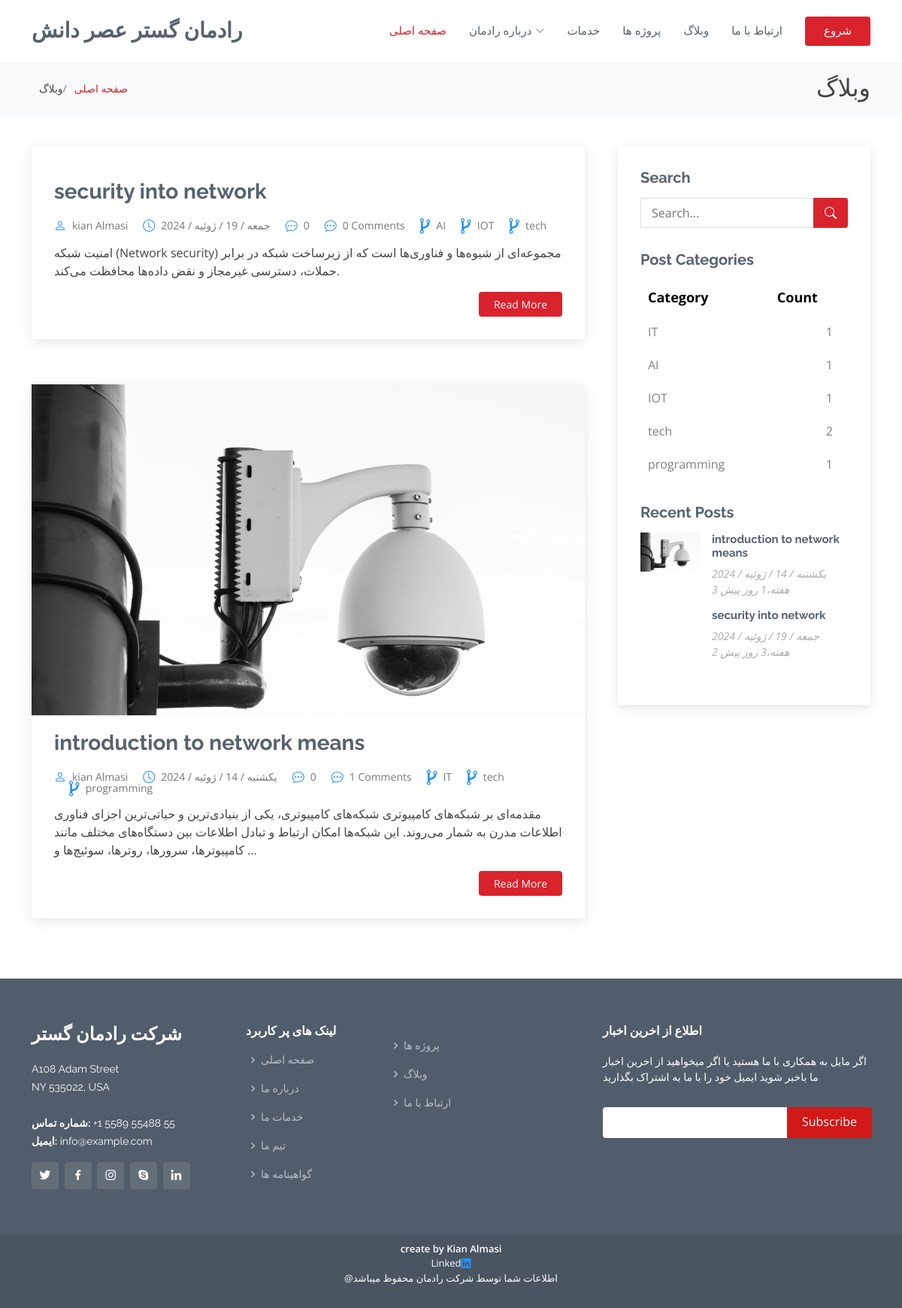
The app's page /blog/search/ with its own data.
### weblog/models.py (models this page shows, shortened)
class Post(models.Model):
    image=models.ImageField(upload_to="weblog/",default="weblog/image_file/p2.jpg")
    image_single_blog=models.ImageField(upload_to="weblog/",default="weblog/image_file/p2.jpg")
    title=models.CharField(max_length=255)
    content= models.TextField()
    tag=TaggableManager()
    category=models.ManyToManyField(Category)
    author=models.ForeignKey(User,on_delete=models.SET_NULL,null=True)
    counted_view=models.IntegerField(default=0)
    status=models.BooleanField(default=False)
    writer_image=models.ImageField(upload_to="weblog/",default="weblog/image_file/p2.jpg")
    writer_linkedin_account=models.URLField(default="https://www.linkedin.com/in/kian-almasi-0a4016256/")
    writer_summary=models.TextField()
    published_date=models.DateTimeField(default=timezone.now)
    created_date=models.DateTimeField(auto_now_add=True)
    updated_date=models.DateTimeField(auto_now=True)
    class Meta:
        ordering = ["-created_date", "updated_date"]

class Category(models.Model):
    name=models.CharField(max_length=255)
    def __str__(self):
        return self.name

### weblog/views.py (the view)
# urls.py: path('search/',blog_search, name='search')
def blog_search(request):
    posts = Post.objects.filter(status=1)
    if request.method == 'GET':
        s = request.GET.get('s')
        if s:
            posts = posts.filter(content__icontains=s)
    context = {'posts': posts}
    return render(request, 'blog/blog.html', context)

### weblog/templatetags/blog_tags.py (called while the page is built)
@register.inclusion_tag("blog/blog-latestpost.html")
def latestpost():
    posts=Post.objects.filter(status=1).order_by("published_date")[:5]
    return {"posts": posts}

@register.inclusion_tag("blog/blog-post-ctegories.html")
def postcategories():
    posts=Post.objects.filter(status=1)
    categories=Category.objects.all()
    cate_dict={}
    for name in categories:
       cate_dict[name]=posts.filter(category=name).count()
    return {"categries":cate_dict}

@register.simple_tag(name="comments_count")
def comments_count(pid):
    return Comments.objects.filter(post=pid,approved=True).count()

### weblog/templatetags/custom_filters.py (called while the page is built)
@register.filter(name='clean_html')
def clean_html(value):
    return bleach.clean(value, tags=ALLOWED_TAGS, attributes=ALLOWED_ATTRIBUTES)

### templates/blog/blog.html (shortened to what this page needs)
{% load static %}
{% load blog_tags %}
{% load custom_filters %}
<!DOCTYPE html>
<html lang="fa">
<head>
  <link rel="stylesheet" href="https://cdnjs.cloudflare.com/ajax/libs/font-awesome/4.7.0/css/font-awesome.min.css">
  <link href="{% static '/vendor/animate.css/animate.min.css' %}" rel="stylesheet">
  <link href="{% static '/vendor/bootstrap/css/bootstrap.min.css' %}" rel="stylesheet">
  <link href="{% static '/vendor/bootstrap-icons/bootstrap-icons.css' %}" rel="stylesheet">
  <link href="{% static '/vendor/boxicons/css/boxicons.min.css' %}" rel="stylesheet">
  <link href="{% static '/vendor/glightbox/css/glightbox.min.css' %}" rel="stylesheet">
  <link href="{% static '/vendor/remixicon/remixicon.css' %}" rel="stylesheet">
  <link href="{% static '/vendor/swiper/swiper-bundle.min.css' %}" rel="stylesheet">
  <link href="{% static '/static/style.css' %}" rel="stylesheet">
</head>
<body>
  <header id="header" class="fixed-top d-flex align-items-center">
    <div class="container d-flex align-items-center">
      <h1 class="logo me-auto"><a href="{% url 'blog:home' %}">رادمان گستر عصر دانش</a></h1>
      <nav id="navbar" class="navbar">
        <ul>
          <li><a href="{% url 'blog:home' %}" class="active">صفحه اصلی</a></li>
          <li class="dropdown"><a href="#"><span>درباره رادمان</span> <i class="bi bi-chevron-down"></i></a>
          </li>
          <li><a href="{% url 'blog:services' %}">خدمات</a></li>
          <li><a href="{% url 'blog:portfolio' %}">پروژه ها</a></li>
          <li><a href="{% url 'weblog:blog_view' %}">وبلاگ</a></li>
          <li><a href="{% url 'blog:contact' %}">ارتباط با ما</a></li>
          <li><a href="{% url 'blog:home' %}" class="getstarted">شروع</a></li>
        </ul>
      </nav>
    </div>
  </header>
  <main id="main">
    <section id="breadcrumbs" class="breadcrumbs">
      <div class="container">
        <div class="d-flex justify-content-between align-items-center" style="direction: rtl; text-align: right;">
          <h2>وبلاگ</h2>
          <ol>
            <li><a href="{% url 'blog:home' %}">صفحه اصلی</a></li>
            <li>وبلاگ</li>
          </ol>
        </div>
      </div>
    </section>
    <section id="blog" class="blog">
      <div class="container" data-aos="fade-up">
        <div class="row">
          <div class="col-lg-8 entries">
            {%for post in posts%}
            <article class="entry">
              <div class="entry-img">
                <img src="{{post.image.url}}" alt="" class="img-fluid">
              </div>
              <h2 class="entry-title">
                <a href="{% url 'weblog:blog_single' pid=post.id%}">{{post.title}}</a>
              </h2>
              <div class="entry-meta">
                <ul>
                    <li class="d-flex align-items-center"><i class="bi bi-person" style="color:DodgerBlue"></i> <a href="{% url 'weblog:author' author_username=post.author.username %}">{{post.author.get_full_name}}</a></li>
                    <li class="d-flex align-items-center"><i class="bi bi-clock" style="color:DodgerBlue"></i> <a href="{% url 'weblog:blog_single' pid=post.id%}">{{ post.published_date|date:"D / d / M / Y"}}</a></li>
                    <li class="d-flex align-items-center"><i class="bi bi-chat-dots" style="color:DodgerBlue"></i> <a href="{% url 'weblog:blog_single' pid=post.id%}">{{post.counted_view}}</a></li>
                    <li class="d-flex align-items-center"><i class="bi bi-chat-dots" style="color:DodgerBlue"></i> <a href="{% url 'weblog:blog_single' pid=post.id%}">{%comments_count post.id%} Comments</a></li>
                    {% for cat in post.category.all %}
                    <li class="d-flex align-items-center"><i style="font-size:24px;color:DodgerBlue" class="fa">&#xf126;</i> <a href="{% url 'weblog:category' cat.name%}">{{ cat.name }}</a></li>
                    {% endfor %}
                </ul>
            </div>
              <div class="entry-content">
                <p align='rtl'>{{post.content|clean_html|safe|truncatechars:250}}</p>
                <div class="read-more">
                  <a href="{% url 'weblog:blog_single' pid=post.id%}">Read More</a>
                </div>
              </div>
            </article>
            {%endfor%}
          </div>
          <div class="col-lg-4">
            <div class="sidebar">
              <h3 class="sidebar-title">Search</h3>
              <div class="sidebar-item search-form">
              <form action="{% url 'weblog:search' %}" method="Get">
                  <input type="text" name='s' placeholder="Search...">
                  <button type="submit"><i class="bi bi-search"></i></button>
              </form>
              </div>
              {% postcategories %}
              {% latestpost %}
          </div>
        </div>
      </div>
    </section>
  </main>
  <footer id="footer">
    <div class="footer-top">
      <div class="container">
        <div class="row">
          <div class="col-lg-3 col-md-6">
            <div class="footer-info">
              <h3>شرکت رادمان گستر</h3>
              <p>
                A108 Adam Street <br>
                NY 535022, USA<br><br>
                <strong dir='ltr'> شماره تماس:</strong> +1 5589 55488 55<br>
                <strong dir='ltr'>ایمیل:</strong> info@example.com<br>
              </p>
              <div class="social-links mt-3">
                <a href="#" class="twitter"><i class="bx bxl-twitter"></i></a>
                <a href="#" class="facebook"><i class="bx bxl-facebook"></i></a>
                <a href="#" class="instagram"><i class="bx bxl-instagram"></i></a>
                <a href="#" class="google-plus"><i class="bx bxl-skype"></i></a>
                <a href="#" class="linkedin"><i class="bx bxl-linkedin"></i></a>
              </div>
            </div>
          </div>
          <div class="col-lg-2 col-md-6 footer-links">
            <h4>لینک های پر کاربرد</h4>
            <ul>
              <li><i class="bx bx-chevron-right"></i> <a href="{% url 'blog:home' %}">صفحه اصلی</a></li>
              <li><i class="bx bx-chevron-right"></i> <a href="{% url 'blog:about' %}">درباره ما</a></li>
              <li><i class="bx bx-chevron-right"></i> <a href="{% url 'blog:services' %}">خدمات ما</a></li>
              <li><i class="bx bx-chevron-right"></i> <a href="{% url 'blog:team' %}">تیم ما</a></li>
              <li><i class="bx bx-chevron-right"></i> <a href="{% url 'blog:testimonials' %}">گواهینامه ها</a></li>
            </ul>
          </div>
          <div class="col-lg-3 col-md-6 footer-links">
            <h4> </h4>
            <ul>
              <li><i class="bx bx-chevron-right"></i> <a href="{% url 'blog:portfolio' %}">پروژه ها</a></li>
              <li><i class="bx bx-chevron-right"></i> <a href="{% url 'weblog:blog_view' %}">وبلاگ</a></li>
              <li><i class="bx bx-chevron-right"></i> <a href="{% url 'blog:contact' %}">ارتباط با ما</a></li>
            </ul>
          </div>
          <div class="col-lg-4 col-md-6 footer-newsletter">
            <h4 align='rtl'>اطلاع از اخرین اخبار</h4>
            <p align='rtl'>اگر مایل به همکاری با ما هستید یا اگر میخواهید از اخرین اخبار ما باخبر شوید ایمیل خود را با ما به اشتراک بگذارید</p>
            <form action="{% url 'blog:newsletter' %}" method="post">
              <input type="email" name="email"><input type="submit" value="Subscribe">
            </form>
          </div>
        </div>
      </div>
    </div>
    <div class="container">
      <div class="credits">
        <div>
          <a href="https://www.linkedin.com/in/kian-almasi" style="color:white;font-weight: smale;"><smale>create by Kian Almasi</smale></a>
        </div>
        <div style="color:white;font-weight: smale;">
          Linked<a href="https://www.linkedin.com/in/kian-almasi" style="color: DodgerBlue;font-weight: bold;"><i class="biu bi-linkedin" style="color: DodgerBlue; font-weight: bold;"></i></a>
        </div>
        <div style="color:white;font-weight: smale;"> @اطلاعات شما توسط شرکت رادمان محفوظ میباشد</div>
      </div>
    </div>
  </footer>
</body>
</html>

### templates/blog/blog-post-ctegories.html (shortened to what this page needs)
{% load static %}
<h3 class="sidebar-title">Post Categories</h3>
<div class="sidebar-item categories">
  <table class="table">
    <thead>
      <tr>
        <th scope="col" class="category-header">Category</th>
        <th scope="col" class="category-header">Count</th>
      </tr>
    </thead>
    <tbody>
      {% for name, count in categries.items %}
      <tr>
        <td>
          <a href="{% url 'weblog:category' name%}" class="color:DodgerBlue">{{ name }}</a>
        </td>
        <td class="text-right">
          {{ count }}
        </td>
      </tr>
      {% endfor %}
    </tbody>
  </table>
</div>

### templates/blog/blog-latestpost.html
{% load humanize %}
{% load static %}
<h3 class="sidebar-title">Recent Posts</h3>
<div class="sidebar-item recent-posts">
    {% for post in posts %}
    <div class="post-item clearfix">
        <img src="{{ post.image.url }}" alt="">
        <h4><a href="/blog/{{ post.id }}">{{ post.title }}</a></h4>
        <time datetime="{{ post.published_date|date:'Y-m-d' }}">{{ post.published_date|date:"D / d / M / Y" }}</time>
        <time datetime="{{ post.published_date|date:'Y-m-d' }}">{{ post.published_date|naturaltime }}</time>
    </div>
    {% endfor %}
</div>

### templates/blog/blog-post-ctegories.html (style rules this page uses)
.sidebar-item.categories .table { width: 100%; margin-top: 15px; background-color: white; border-collapse: w; }
.sidebar-item.categories .table th, .sidebar-item.categories .table td { padding: 10px; text-align: left; border: none; }
.sidebar-item.categories .table th.category-header { font-size: 18px; color: black ; }
.sidebar-item.categories .table td.text-right { text-align: right; padding-right: 20px; color: Gray; }
.sidebar-item.categories .table a { color: Gray; text-decoration: none; }

### records on screen
Post: title "security into network", author.get_full_name "kian Almasi", published_date "جمعه / 19 / ژوئیه / 2024", counted_view "0", id "0", content|clean_html "امنیت شبکه (Network security) مجموعه‌ای از شیوه‌ها و فناوری‌ها است که از زیرساخت شبکه در برابر حملات، دسترسی غیرمجاز و نقض داده‌ها محافظت می‌کند.", published_date "2 هفته،3 روز پیش"
Category: name "AI", count "1"
Category: name "IOT", count "1"
Category: name "tech", count "2"
Post: image (picture), title "introduction to network means", author.get_full_name "kian Almasi", published_date "یکشنبه / 14 / ژوئیه / 2024", counted_view "0", id "1", content|clean_html "مقدمه‌ای بر شبکه‌های کامپیوتری شبکه‌های کامپیوتری، یکی از بنیادی‌ترین و حیاتی‌ترین اجزای فناوری اطلاعات مدرن به شمار می‌روند. این شبکه‌ها امکان ارتباط و تبادل اطلاعات بین دستگاه‌های مختلف مانند کامپیوترها، سرورها، روترها، سوئیچ‌ها و …", published_date "3 هفته،1 روز پیش"
Category: name "IT", id "1"
Category: name "programming", count "1"
